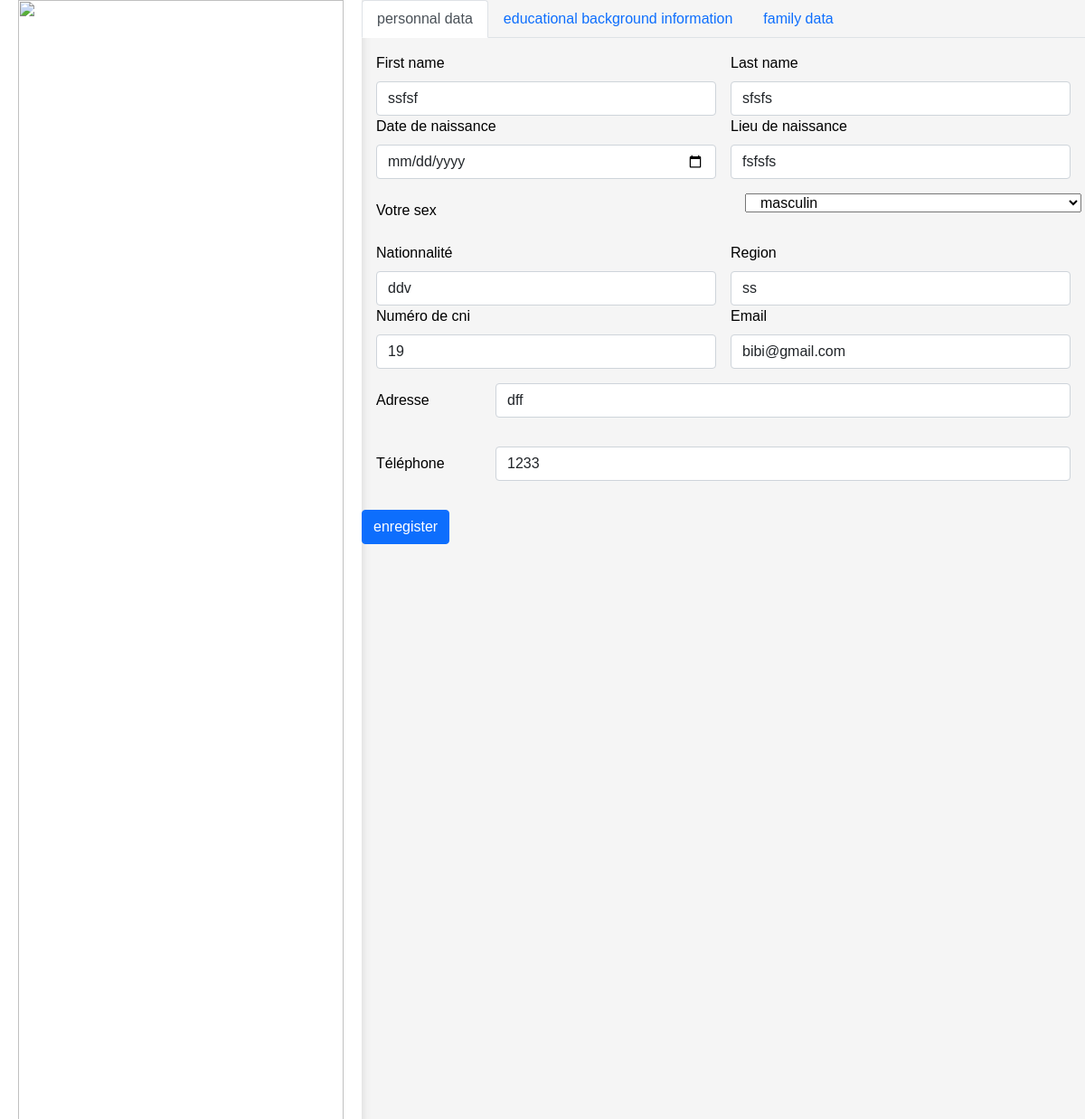
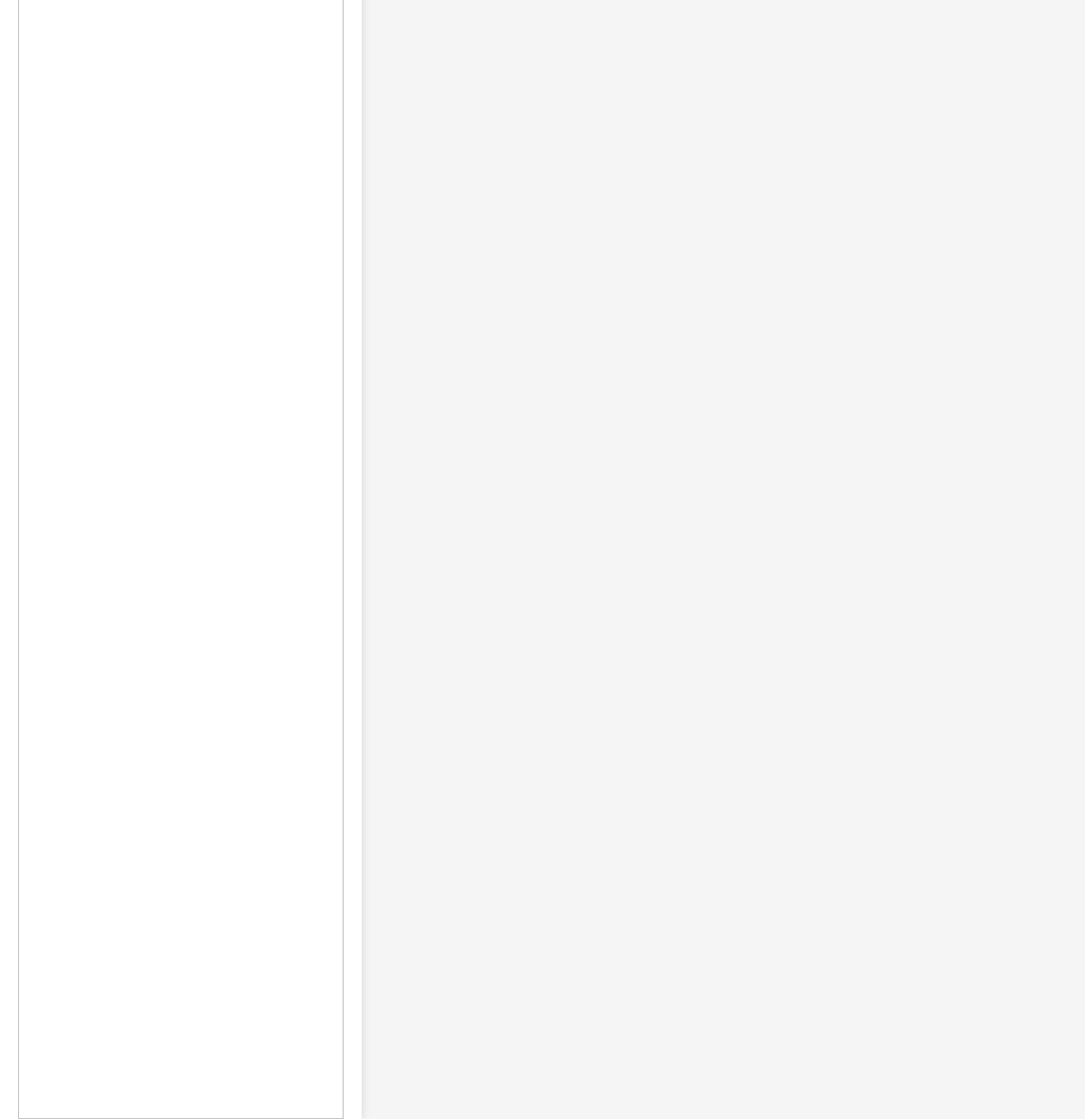
The app's page /candidate/10/update with its own data (2 pictures, top to bottom).
### candidate/models.py (models this page shows, shortened)
class Candidacy(models.Model):
    SEX=[
        ("M","masculin"),
        ("F","feminin")
        ]
    classes=[
        ("autre","autre"),
        ("sizieme","sizieme"),
        ("cinquieme","cinquieme"),
        ("quatrieme","quatrieme"),
        ("troizieme","troizieme"),
        ("seconde","seconde"),
        ("pemiere","premiere"),
        ("terminale","terminale")
    ]
    tournament=models.ForeignKey(Tournament, on_delete=models.CASCADE,null=True)
    anonymat_number=models.CharField(null=True,max_length=6)
    name = models.CharField(max_length=100,null=True,verbose_name="nom")
    lastname= models.CharField(max_length=100,null=True,verbose_name="prenom")
    photo= models.ImageField(null=True,blank=True)
    sex=models.CharField(max_length=1,default='M',verbose_name="votre sex",choices=SEX)
    birth_date= models.DateField(null=True,verbose_name="date de naissance")
    birth_place=models.CharField(max_length=100,null=True,verbose_name="lieu de naissance")
    bacc=models.BooleanField(default=True,verbose_name="avez vous le baccaléaurat??")
    obtentionyear=models.IntegerField(default=2022,verbose_name="année d'obtention",null=True)
    exschool=models.CharField(max_length=100,null=True,verbose_name="votre établissement")
    hasrepeated=models.BooleanField(default=False,verbose_name="avez vous déja redoublé ?")
    repeatedclasse=models.CharField(null="terminale",blank=True,max_length=50,verbose_name="classe repété",choices=classes)
    mention=models.CharField(default="passable",max_length=100)
    examcenter=models.CharField(default="yaoundé",verbose_name="centre d'examination",max_length=100)
    exschoolcity=models.CharField(max_length=100,null=True,verbose_name="ville de votre établissement")
    series=models.CharField(default="E",max_length=10,verbose_name="votre série")
    nationality=models.CharField(null=True,max_length=100,verbose_name="nationnalité")
    email = models.EmailField(max_length=100,null=True)
    baccmark=models.IntegerField(default=10,verbose_name="moyenne générale au bacc")
    probatoiremark=models.IntegerField(default=10,verbose_name="moyenne générale au probatoire")
    phone = models.CharField(max_length=100,null=True,verbose_name="téléphone")
    region=models.CharField(max_length=100,null=True)
    adresse=models.CharField(max_length=100,null=True)
    cni_number = models.PositiveBigIntegerField(null=True,verbose_name="numéro de cni")
    nompere=models.CharField(max_length=100,null=True,verbose_name="nom de la mere")
    nommere=models.CharField(max_length=100,null=True,verbose_name="nom du pere")
    professionmere=models.CharField(max_length=100,null=True,verbose_name="profession de la mere")
    professionpere=models.CharField(max_length=100,null=True,verbose_name="profession du père")
    situation=models.CharField(max_length=100,default="mariées")
    nombreenfant=models.IntegerField(default=1,verbose_name="nombre d'enfant")
    nombreenfantes=models.IntegerField(default=0,verbose_name="nombre d'enfant en etudes superieur")
    adresseparent=models.CharField(null=True,max_length=100,verbose_name="adresse des parents")
    photo_recto_cni=models.ImageField(upload_to="cni",null=True,blank=True)
    photo_verso_cni=models.ImageField(upload_to="cni",null=True,blank=True)

### candidate/views.py (the view, shortened to what this page needs)
# urls.py: path('<pk>/update',Updateview.as_view(), name='update_tournament'),
class Updateview(UpdateView):
    template_name = 'update_candidate.html'
    model = Candidacy
    form_class = AddCandidateForm
    success_url='/candidate'
    def get_context_data(self, **kwargs):
        context = super().get_context_data(**kwargs)
        id=self.kwargs['pk']
        candidate=Candidacy.objects.get(pk=id)
        context['c'] =True
        if datetime.date.today() >=candidate.tournament.date_debut:
            context['c'] =False
        return context

### candidate/forms.py
class AddCandidateForm(forms.ModelForm):
    class Meta:
        model=Candidacy
        exclude=('tournament','anonymat_number')
        widgets={"bacc":forms.CheckboxInput(attrs={"class": "form-check-input"}),
       "hasrepeated":forms.CheckboxInput(attrs={"class": "form-check-input"}),
       "birth_date":forms.widgets.DateInput(attrs={'type': 'date'})
       }

### Tournaments/context_processor.py (called while the page is built)
def tournament_context(request):
   return {'ct' :['cl1i','cing1i','cing3i','cm1i'] }

### staff/context_processor.py (called while the page is built)
def staff_context(request):
   return {'rc' : ['RCL1I','RCM1I','RCINGI']}

### templates/update_candidate.html (shortened to what this page needs)
{% extends 'base.html' %}
{% load static %}
{% block content %}
{% if c == True%}
<div>
    <form action="" method="post">
     <ul class="nav nav-tabs" id="myTab" role="tablist">
        <li class="nav-item" role="presentation">
          <button class="nav-link active" id="home-tab" data-bs-toggle="tab" data-bs-target="#home-tab-pane" type="button" role="tab" aria-controls="home-tab-pane" aria-selected="true">personnal data</button>
        </li>
        <li class="nav-item" role="presentation">
          <button class="nav-link" id="profile-tab" data-bs-toggle="tab" data-bs-target="#profile-tab-pane" type="button" role="tab" aria-controls="profile-tab-pane" aria-selected="false">educational background information</button>
        </li>
        <li class="nav-item" role="presentation">
            <button class="nav-link" id="profile-tab" data-bs-toggle="tab" data-bs-target="#contact-tab-pane" type="button" role="tab" aria-controls="profile-tab-pane" aria-selected="false">family data</button>
          </li>
      </ul>
      <div class="tab-content p-3" id="myTabContent">
        <div class="tab-pane fade show active" id="home-tab-pane" role="tabpanel" aria-labelledby="home-tab" tabindex="0">
            <div class="row g-3">
                <div class="col-sm-6">
                  <label for="firstName" class="form-label">First name</label>
                  {{form.name}}
                </div>
                <div class="col-sm-6">
                  <label for="lastName" class="form-label">Last name</label>
                  {{form.lastname}}
                </div>
                </div>
              <div class="row g-3">
                <div class="col-sm-6">
                  <label for="firstName" class="form-label">{{form.birth_date.label}}</label>
                  {{form.birth_date}}
                </div>
                <div class="col-sm-6">
                  <label for="lastName" class="form-label">{{form.birth_place.label}}</label>
                  {{form.birth_place}}
                </div>
            </div>
            <div class="row py-3">
                <label for="staticEmail" class="col-sm-6 col-form-label">{{form.sex.label}}</label>
                <div class="col-sm-6">
                    <div class="form-check row">
                        {{form.sex}}
                      </div>
                </div>
              </div>
            <div class="row g-3">
                <div class="col-sm-6">
                  <label for="firstName" class="form-label">{{form.nationality.label}}</label>
                  {{form.nationality}}
                </div>
                <div class="col-sm-6">
                  <label for="lastName" class="form-label">{{form.region.label}}</label>
                  {{form.region}}
                </div>
            </div>
            <div class="row g-3">
                <div class="col-sm-6">
                  <label for="firstName" class="form-label">{{form.cni_number.label}}</label>
                  {{form.cni_number}}
                </div>
                <div class="col-sm-6">
                  <label for="lastName" class="form-label">{{form.email.label}}</label>
                  {{form.email}}
                </div>
            </div>
              <div class="py-3 row">
                <label for="staticEmail" class="col-sm-2 col-form-label">{{form.adresse.label}}</label>
                <div class="col-sm-10">
                    {{form.adresse}}
                </div>
              </div>
              <div class="row py-3">
                <label for="staticEmail" class="col-sm-2 col-form-label">{{form.phone.label}}</label>
                <div class="col-sm-10">
                    {{form.phone}}
                </div>
              </div>
        </div>
      </div>
      <button class="btn btn-primary">enregister</button>
    </form>
{%else%}
<div>
    <h2>vous ne pouvez pas modifier la candidature d'un candidat donc le concours a deja commencé</h2>
</div>
{%endif%}
{%endblock%}

### statics/style/base.css (style rules this page uses)
* { box-sizing: border-box; user-select: none; }
body { margin:0; color: black; background-color: #F5F5F5; font-family: sans-serif; }
ul { list-style: none; margin: 0; padding: 0; }

### templates/update_candidate.html (style rules this page uses)
form input { display: block; width: 100%; padding: .375rem .75rem; font-size: 1rem; font-weight: 400; line-height: 1.5; color: #212529; background-color: #fff; background-clip: padding-box; border: 1px solid #ced4da; -webkit-appearance: none; -moz-appearance: none; appearance: none; border-radius: .25rem; transition: border-color .15s ease-in-out,box-shadow .15s ease-in-out; }

### records on screen
Candidacy: name "ssfsf", lastname "sfsfs", birth_place "fsfsfs", sex "masculin", nationality "ddv", region "ss", cni_number "19", email "bibi@gmail.com", adresse "dff", phone "1233"
